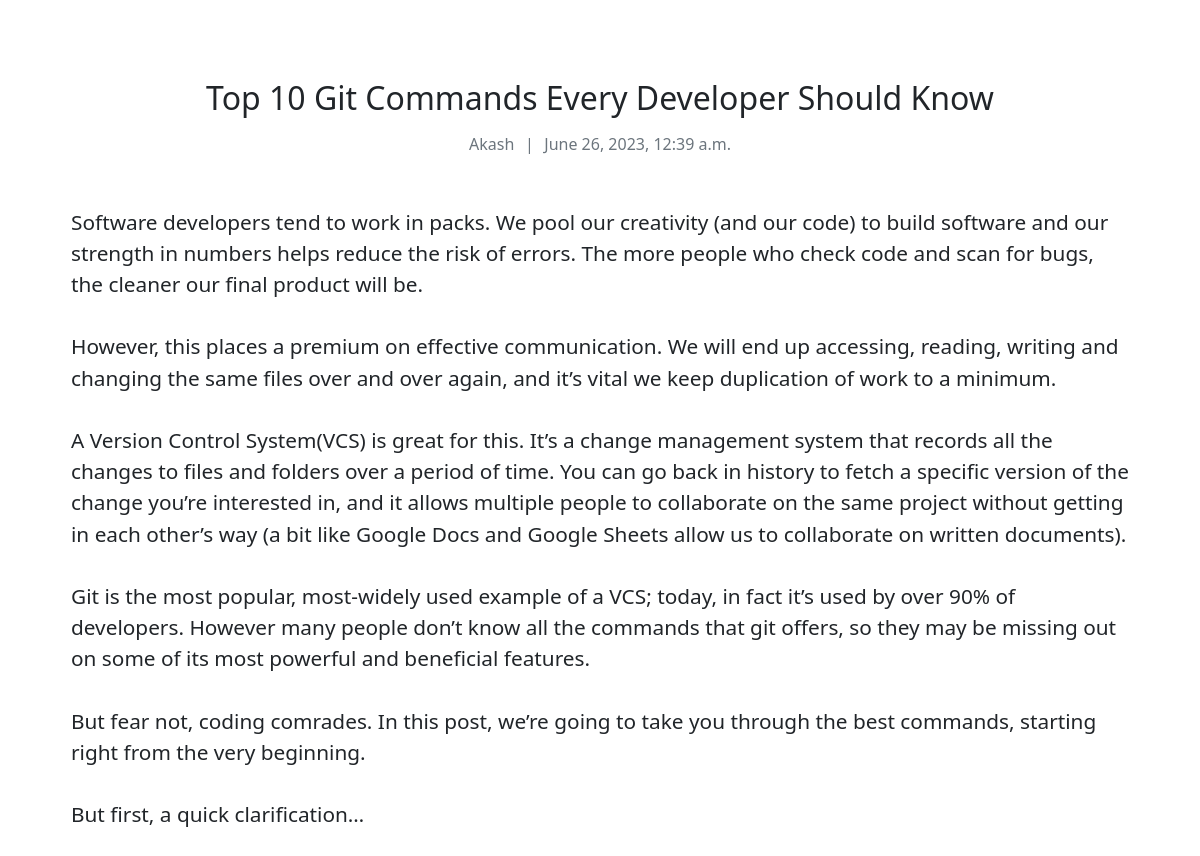
The page /post/12 on the database its author committed.
### blogs/models.py (models this page shows)
class Post(models.Model):
    title = models.CharField(max_length=100)
    body = models.TextField(max_length=1000000)
    datetime = models.DateTimeField(default=datetime.now, blank=True)
    user = models.TextField(max_length=100000)

### blogs/views.py (the view)
# urls.py: path('post/<str:pk>', views.post, name="post"),
def post(request,pk):
    post = Post.objects.get(id=pk)
    post.body = post.body.replace('\n', '<br>')
    return render(request,'post.html',{'post':post})

### templates/post.html (shortened to what this page needs)
{% load static %}
<!doctype html>
<html lang="en">
<head>
    <link href="https://cdn.jsdelivr.net/npm/bootstrap@5.0.2/dist/css/bootstrap.min.css" rel="stylesheet"
>
</head>
<body>
    <div class="container-fluid">
        <div class="row">
            <div class="col">
                        <h5 class="card-title">{{post.title}}</h5>
                        <div class="date-time">
                            <h6 class="card-subtitle text-muted">{{post.user}}</h6>
                           <h6 class="card-subtitle text-muted post-details"> | </h6>
                            <h6 class="card-subtitle text-muted post-details">{{post.datetime}}</h6>
                        </div>
                        <p class="card-text">{{post.body | safe}}</p>
            </div>
        </div>
    </div>
</body>
</html>

### templates/post.html (style rules this page uses)
.col { padding: 15px 7px; margin: 4rem; font-size: 1.3rem; }
.card-title { text-align: center; font-size: 2rem; }
.card-text { margin-top: 5%; }
.post-details { margin-left: 1%; }
.row > .col > .date-time { display: flex; justify-content: center; margin-top: 2%; }

### rows shown on the page
Post: title "Top 10 Git Commands Every Developer Should Know", user "Akash", datetime "June 26, 2023, 12:39 a.m.", body "Software developers tend to work in packs. We pool our creativity (and our code) to build software and our strength in numbers helps reduce the risk of errors. The more people who check code and scan for bugs, the cleaner our final product will be. However, this places a premium on effective communication. We will end up accessing, reading, writing and changing the same files over and over again, and it’s vital we keep duplication of work to a minimum. A Version Control System(VCS) is great for this. It’s a change management system that records all the changes to files and folders over a period of time. You can go back in history to fetch a specific version of the change you’re interested…"
